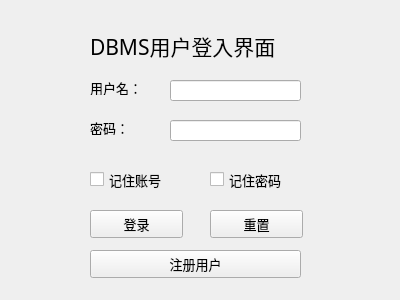
<?xml version="1.0" encoding="UTF-8"?>
<ui version="4.0">
 <class>LoginFrame</class>
 <widget class="QWidget" name="LoginFrame">
  <property name="geometry">
   <rect>
    <x>0</x>
    <y>0</y>
    <width>400</width>
    <height>300</height>
   </rect>
  </property>
  <property name="windowTitle">
   <string>Form</string>
  </property>
  <widget class="QPushButton" name="btn_login">
   <property name="geometry">
    <rect>
     <x>90</x>
     <y>210</y>
     <width>93</width>
     <height>28</height>
    </rect>
   </property>
   <property name="font">
    <font>
     <family>Agency FB</family>
     <pointsize>10</pointsize>
    </font>
   </property>
   <property name="text">
    <string>登录</string>
   </property>
  </widget>
  <widget class="QPushButton" name="btn_reset">
   <property name="geometry">
    <rect>
     <x>210</x>
     <y>210</y>
     <width>93</width>
     <height>28</height>
    </rect>
   </property>
   <property name="font">
    <font>
     <family>Agency FB</family>
     <pointsize>10</pointsize>
    </font>
   </property>
   <property name="text">
    <string>重置</string>
   </property>
  </widget>
  <widget class="QCheckBox" name="check_name">
   <property name="geometry">
    <rect>
     <x>90</x>
     <y>170</y>
     <width>91</width>
     <height>19</height>
    </rect>
   </property>
   <property name="font">
    <font>
     <family>Agency FB</family>
     <pointsize>10</pointsize>
    </font>
   </property>
   <property name="text">
    <string>记住账号</string>
   </property>
  </widget>
  <widget class="QCheckBox" name="check_pw">
   <property name="geometry">
    <rect>
     <x>210</x>
     <y>170</y>
     <width>91</width>
     <height>19</height>
    </rect>
   </property>
   <property name="font">
    <font>
     <family>Agency FB</family>
     <pointsize>10</pointsize>
    </font>
   </property>
   <property name="text">
    <string>记住密码</string>
   </property>
  </widget>
  <widget class="QLineEdit" name="edit_name">
   <property name="geometry">
    <rect>
     <x>170</x>
     <y>80</y>
     <width>131</width>
     <height>21</height>
    </rect>
   </property>
  </widget>
  <widget class="QLineEdit" name="edit_pw">
   <property name="geometry">
    <rect>
     <x>170</x>
     <y>120</y>
     <width>131</width>
     <height>21</height>
    </rect>
   </property>
   <property name="font">
    <font>
     <family>Agency FB</family>
     <pointsize>7</pointsize>
    </font>
   </property>
  </widget>
  <widget class="QLabel" name="label">
   <property name="geometry">
    <rect>
     <x>90</x>
     <y>80</y>
     <width>72</width>
     <height>15</height>
    </rect>
   </property>
   <property name="font">
    <font>
     <family>Agency FB</family>
     <pointsize>10</pointsize>
    </font>
   </property>
   <property name="text">
    <string>用户名：</string>
   </property>
  </widget>
  <widget class="QLabel" name="label_2">
   <property name="geometry">
    <rect>
     <x>90</x>
     <y>120</y>
     <width>72</width>
     <height>15</height>
    </rect>
   </property>
   <property name="font">
    <font>
     <family>Agency FB</family>
     <pointsize>10</pointsize>
    </font>
   </property>
   <property name="text">
    <string>密码：</string>
   </property>
  </widget>
  <widget class="QLabel" name="label_3">
   <property name="geometry">
    <rect>
     <x>90</x>
     <y>30</y>
     <width>251</width>
     <height>31</height>
    </rect>
   </property>
   <property name="font">
    <font>
     <family>华光仿宋_CNKI</family>
     <pointsize>16</pointsize>
    </font>
   </property>
   <property name="text">
    <string>DBMS用户登入界面</string>
   </property>
  </widget>
  <widget class="QPushButton" name="btn_regist">
   <property name="geometry">
    <rect>
     <x>90</x>
     <y>250</y>
     <width>211</width>
     <height>28</height>
    </rect>
   </property>
   <property name="font">
    <font>
     <family>Agency FB</family>
     <pointsize>10</pointsize>
    </font>
   </property>
   <property name="text">
    <string>注册用户</string>
   </property>
  </widget>
 </widget>
 <resources/>
 <connections/>
</ui>
